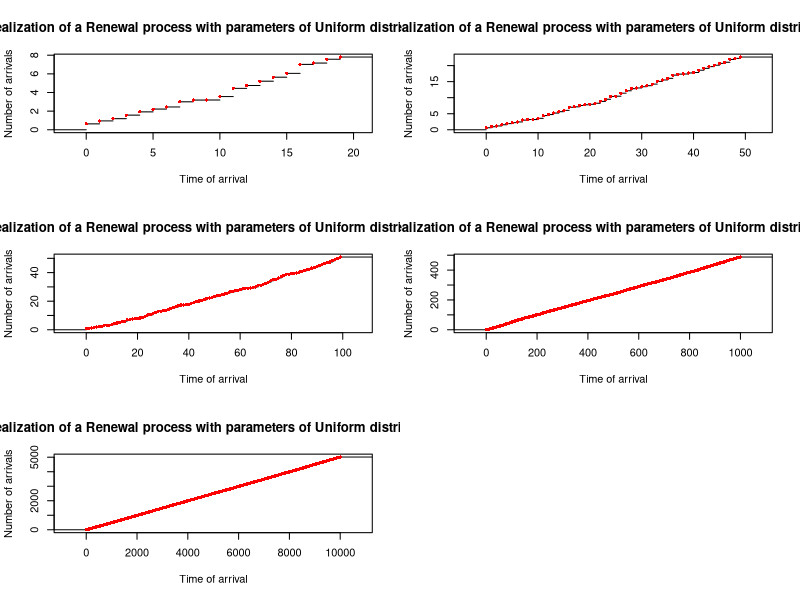
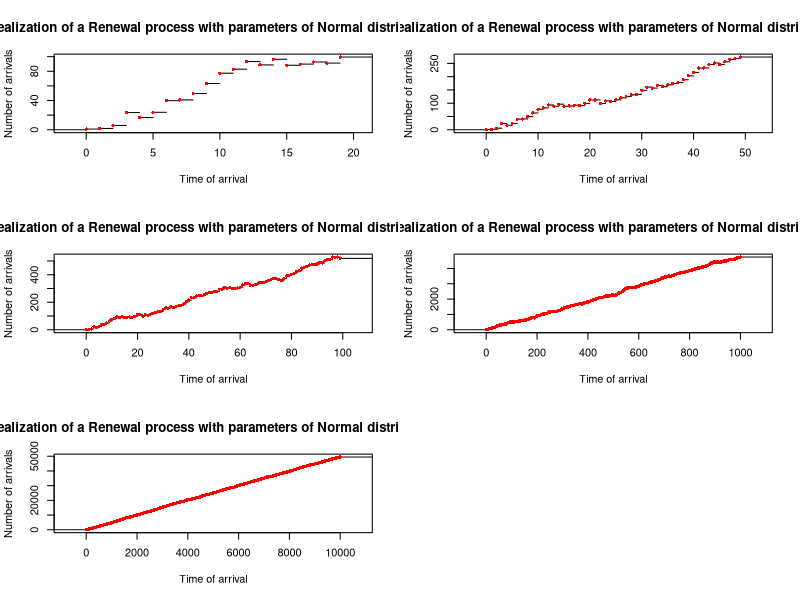

Write R code to recreate these figures, in order.
## ---- chunk 1
#(a)
#for uniform distribution 
set.seed(345)
draws <- runif(20)
draws
## ---- chunk 2
find_n <- function(u) {
  which(cumsum(u) > 1)[1]  # which partial sum first exceeds 1?
}

n <- find_n(draws)
draws[1:n]
## ---- chunk 3
sample_from_N <- function(m)
{
  draws <- matrix(runif(m * 20), ncol = 20)
  n.many <- apply(draws, 1, find_n)
  estimated.probs <- table(factor(n.many, levels = 2:10)) / m  
  return(estimated.probs)
}
m <- 1000
approx.N <- sample_from_N(1000)  # approximate prob. dist'n of N
approx.N

## ---- chunk 4
#for log-normal N(0,1)
set.seed(65)
draws <- rlnorm(20)
draws
## ---- chunk 5
find_n <- function(u) {
  which(cumsum(u) >= 1)[1]  # which partial sum first exceeds 1?
}

n <- find_n(draws)
draws[1:n]
## ---- chunk 6
sample_from_N <- function(m)
{
  draws <- matrix(rlnorm(m * 20), ncol = 20)
  n.many <- apply(draws, 1, find_n)
  estimated.probs <- table(factor(n.many, levels = 1:10)) / m  
  return(estimated.probs)
}
m <- 1000
approx.N <- sample_from_N(1000)  # approximate prob. dist'n of N
approx.N
## ---- chunk 7
#(b)
time=readline(prompt = "Enter any time between 2 buses =")
## ---- chunk 8
t1=c(0,time)
print(paste("The expected time for next bus to come is",mean(as.numeric(t1)),"mins"))
## ---- chunk 9
#Using Inspection paradox
#Assuming 5 buses to come in first "time" mins and we do it for an hour(60 mins)
t2=readline(prompt = "What is the time interval you want the buses to come in your given time between 2 buses\n")
c1=as.numeric(t2)
inter=c(c1,c1,c1,c1,c1,(60-as.numeric(time)))
avgarrival_time_between_buses=mean(inter)
avgarrival_time_between_buses
## ---- chunk 10
#using the inspection paradox formula
avgtime_wait=mean(as.numeric(t1)*((c1/60)*(c1/2))+((60-as.numeric(time))/60)*(60-as.numeric(time))/2)
avgtime_wait
## ---- chunk 11
#(c)
#for U(0,1)
ren.process <- function(a,b,n){
  s<-numeric(n+1)
  # set S_0 = 0
  s[1] <-0
  # generate vector of iid Uniform random variables:
  set.seed(45)
  x <-replicate(n,runif(1,a,b))
  # assign wait time to vector s in for loop:
  for (k in 1:n){
    
    s[k+1] <-sum(x[1:k])
    
  }
  # return vector of wait time
  return(s)
}
## ---- chunk 12
a<-0
b<-1
#For uniform U(0,1)
s_list1 <-ren.process(a,b,20)
s_list1
s_list2 <-ren.process(a,b,50)
s_list2
s_list3 <-ren.process(a,b,100)
s_list3
s_list4 <-ren.process(a,b,1000)
s_list4
s_list5 <-ren.process(a,b,10000)
s_list5
## ---- chunk 13
#for N(5,9)
ren.process1 <- function(a1,b1,n){
  
  # initialize vector of total wait time for the arrival of each event:
  s<-numeric(n+1)
  # set S_0 = 0
  s[1] <-0
  # generate vector of iid Normal random variables:
   set.seed(135)
  x <-replicate(n,rnorm(1,a1,b1))
  # assign wait time to vector s in for loop:
  for (k in 1:n){
    
    s[k+1] <-sum(x[1:k])
    
  }
  # return vector of wait time
  return(s)
  
}
a1<-5
b1<-9
#For normal N(5,9)
s_list6 <-ren.process1(a1,b1,20)
s_list6
s_list7 <-ren.process1(a1,b1,50)
s_list7
s_list8 <-ren.process1(a1,b1,100)
s_list8
s_list9 <-ren.process1(a1,b1,1000)
s_list9
s_list10 <-ren.process1(a1,b1,10000)
s_list10
## ---- chunk 14
#(d)
#for U(0,1)
par(mfrow=c(3,2))
plot(stepfun(0:(20-1), s_list1), 
     do.points = TRUE,
     pch = 16,
     col.points = "red",
     verticals = FALSE,
     main = 'Realization of a Renewal process with parameters of Uniform distribution',
     xlab = 'Time of arrival',
     ylab = 'Number of arrivals')
plot(stepfun(0:(50-1), s_list2), 
     do.points = TRUE,
     pch = 16,
     col.points = "red",
     verticals = FALSE,
     main = 'Realization of a Renewal process with parameters of Uniform distribution',
     xlab = 'Time of arrival',
     ylab = 'Number of arrivals')
plot(stepfun(0:(100-1), s_list3), 
     do.points = TRUE,
     pch = 16,
     col.points = "red",
     verticals = FALSE,
     main = 'Realization of a Renewal process with parameters of Uniform distribution',
     xlab = 'Time of arrival',
     ylab = 'Number of arrivals')
plot(stepfun(0:(1000-1), s_list4), 
     do.points = TRUE,
     pch = 16,
     col.points = "red",
     verticals = FALSE,
     main = 'Realization of a Renewal process with parameters of Uniform distribution',
     xlab = 'Time of arrival',
     ylab = 'Number of arrivals')
plot(stepfun(0:(10000-1), s_list5), 
     do.points = TRUE,
     pch = 16,
     col.points = "red",
     verticals = FALSE,
     main = 'Realization of a Renewal process with parameters of Uniform distribution',
     xlab = 'Time of arrival',
     ylab = 'Number of arrivals')


## ---- chunk 15
#for N(5,9)
par(mfrow=c(3,2))
plot(stepfun(0:(20-1), s_list6), 
     do.points = TRUE,
     pch = 16,
     col.points = "red",
     verticals = FALSE,
     main = 'Realization of a Renewal process with parameters of Normal distribution',
     xlab = 'Time of arrival',
     ylab = 'Number of arrivals')
plot(stepfun(0:(50-1), s_list7), 
     do.points = TRUE,
     pch = 16,
     col.points = "red",
     verticals = FALSE,
     main = 'Realization of a Renewal process with parameters of Normal distribution',
     xlab = 'Time of arrival',
     ylab = 'Number of arrivals')
plot(stepfun(0:(100-1), s_list8), 
     do.points = TRUE,
     pch = 16,
     col.points = "red",
     verticals = FALSE,
     main = 'Realization of a Renewal process with parameters of Normal distribution',
     xlab = 'Time of arrival',
     ylab = 'Number of arrivals')
plot(stepfun(0:(1000-1), s_list9), 
     do.points = TRUE,
     pch = 16,
     col.points = "red",
     verticals = FALSE,
     main = 'Realization of a Renewal process with parameters of Normal distribution',
     xlab = 'Time of arrival',
     ylab = 'Number of arrivals')
plot(stepfun(0:(10000-1), s_list10), 
     do.points = TRUE,
     pch = 16,
     col.points = "red",
     verticals = FALSE,
     main = 'Realization of a Renewal process with parameters of Normal distribution',
     xlab = 'Time of arrival',
     ylab = 'Number of arrivals')
